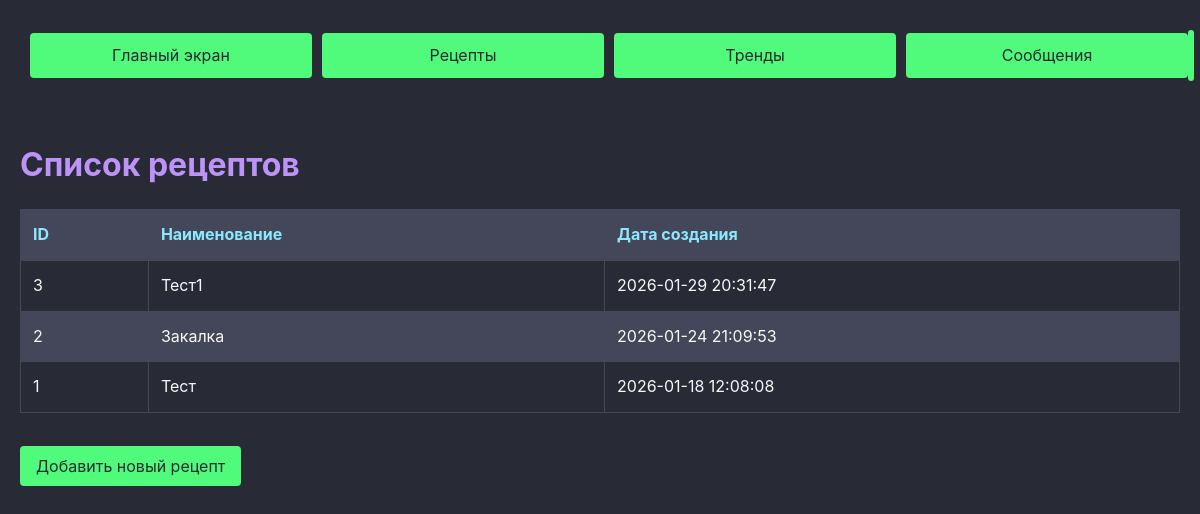
Page /recipes/ on the earlier database version.
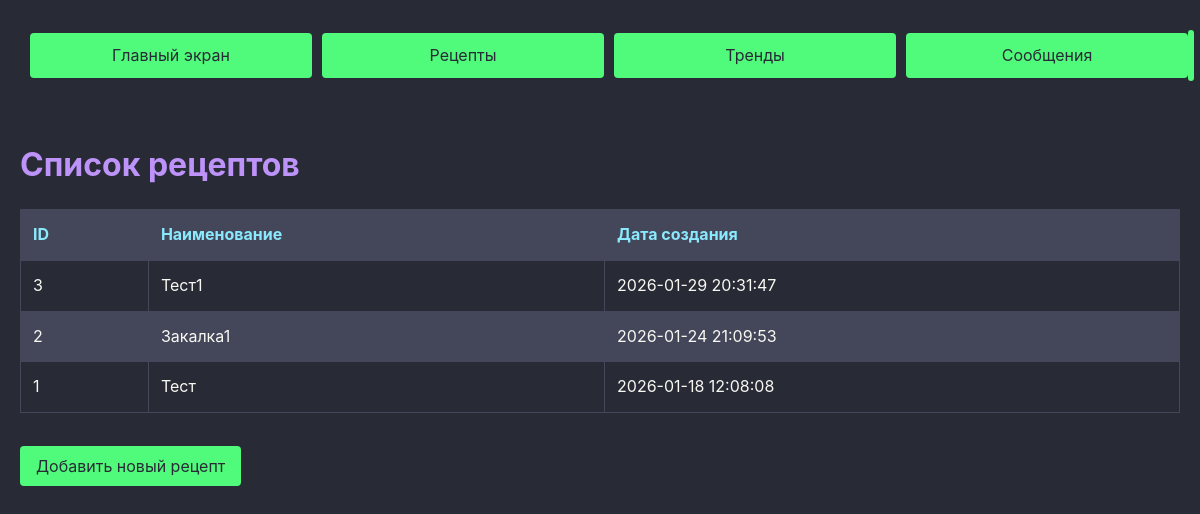
Same page on the later database version.
### vars/models.py (models this page shows, shortened)
class Recipe(models.Model):
    name = models.CharField(max_length=50 )
    created_at = models.DateTimeField(auto_now_add=True)
    updated_at = models.DateTimeField(auto_now=True)
    var1 = models.FloatField()
    var2 = models.IntegerField()
    var3 = models.BooleanField(default=True)
    class Meta:
        ordering = ['-created_at']

### vars/views.py (the view)
# urls.py: path('', index, name='recipe_list'),
def index(request):
    template = loader.get_template('vars/index.html')
    recipes = Recipe.objects.order_by('-created_at')
    context = {'recipes': recipes}
    return HttpResponse(template.render(context, request))

### vars/templates/vars/index.html (shortened to what this page needs)
{% extends "base.html" %}
{% load static %}
{% block content %}
        <h1>Список рецептов</h1>
        <table class="recipe-table">
        <thead>
            <tr>
            <th>ID</th>
            <th>Наименование</th>
            <th>Дата создания</th>
            </tr>
        </thead>
        <tbody>
            {% for recipe in recipes %}
            <tr>
            <td>{{ recipe.id }}</td>
            <td>{{ recipe.name }}</td>
            <td>{{ recipe.created_at|date:"Y-m-d H:i:s" }}</tdS>
            </tr>
            {% endfor %}
        </tbody>
        </table>
<a href="{% url 'add_new' %}" class="btn">Добавить новый рецепт</a>
{% endblock %}

Differences in the rows shown:
changed Recipe id 2: name "Закалка" → "Закалка1"
